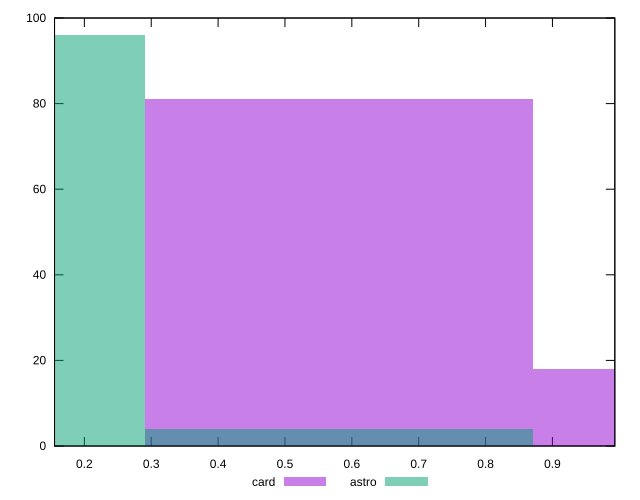

Write gnuplot code to recreate this figure.
reset

$card <<EOF
0.5804649371850279 81
1.1609298743700558 18
EOF

$astro <<EOF
0.5804649371850279 4
0 96
EOF

set key outside below
set boxwidth 0.5804649371850279
set xrange [0.15539206284950394:0.9933031652303399]
set yrange [0:100]
set trange [0:100]
set style fill transparent solid 0.5 noborder
set terminal svg size 640, 500 enhanced background rgb 'white'
set output "reports/report_00027_2021-02-24T12-40-31.850Z/meta/pScore/comparison/histogram/2_vs_3.svg"

plot $card title "card" with boxes, \
     $astro title "astro" with boxes

reset
